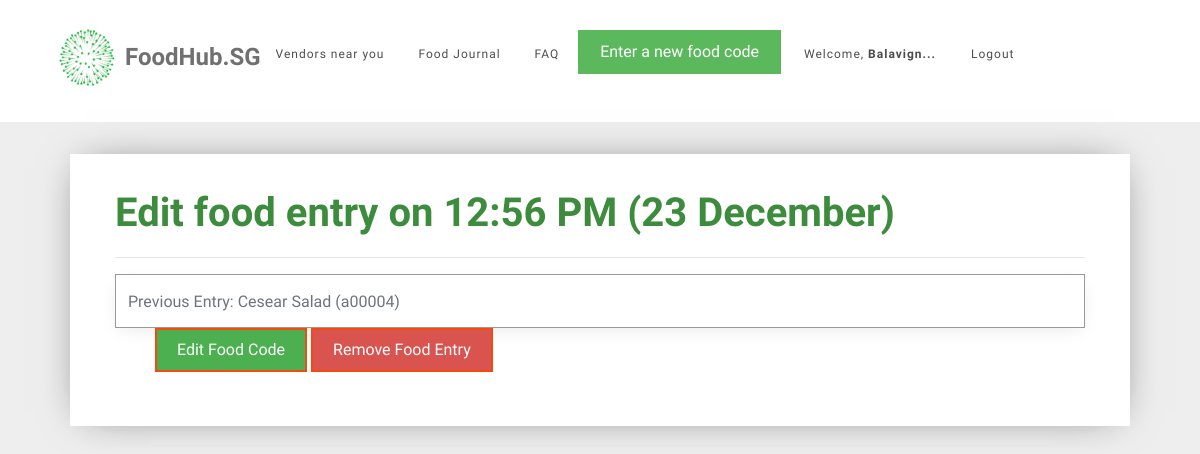
Screenshot of /2/edit_food (signed in) with the database file from the repository.
### tables this page shows
CREATE TABLE "food_entry" (
	`id`	INTEGER PRIMARY KEY AUTOINCREMENT,
	`creator_id`	INTEGER NOT NULL,
	`created`	TIMESTAMP NOT NULL DEFAULT (datetime('now','localtime')),
	`food_code`	VARCHAR ( 6 ) NOT NULL,
	`food_name`	TEXT NOT NULL,
	`calories`	INT NOT NULL,
	FOREIGN KEY(`creator_id`) REFERENCES `user`(`id`)
);

### foodhubsg/food.py (the view, shortened to what this page needs)
@bp.route('/<int:id>/edit_food', methods=('GET', 'POST'))
@login_required
def edit_food(id):
    db = get_db()
    food_entry = get_food_entry(id)
    old_food_name = food_entry['food_name']
    old_food_code = food_entry['food_code']
    return render_template('food/edit_food.html', food_entry=food_entry)

### foodhubsg/auth.py (called while the page is built)
def login_required(view):
    @functools.wraps(view)
    def wrapped_view(**kwargs):
        if g.user is None:
            return redirect(url_for('auth.login'))
        return view(**kwargs)
    return wrapped_view

@bp.before_app_request
def load_logged_in_user():
    user_id = session.get('user_id')
    if user_id is None:
        g.user = None
    else:
        g.user = get_db().execute(
            'SELECT * FROM user WHERE id = ?', (user_id,)
        ).fetchone()

### foodhubsg/db.py (called while the page is built)
def get_db():
    if 'db' not in g:
        g.db = sqlite3.connect(
            current_app.config['DATABASE'],
            detect_types=sqlite3.PARSE_DECLTYPES
        )
        g.db.row_factory = sqlite3.Row
    return g.db

### foodhubsg/food.py (called while the page is built)
def get_food_entry(id, check_user=True):
    db = get_db()
    food_entry = db.execute(
        'SELECT f.id, creator_id, food_name, created, calories, food_code, email'
        ' FROM food_entry f JOIN user u ON f.creator_id = u.id'
        ' WHERE f.id = ?',
        (id,),
    ).fetchone()
    if food_entry is None:
        abort(404, "That food entry (ID: {0}) doesn't exist".format(id))
    if check_user and food_entry['creator_id'] != g.user['id']:
        abort(403)
    return food_entry

### foodhubsg/templates/food/edit_food.html (shortened to what this page needs)
{% extends 'base.html' %}
{% block content %}
<div id="colorlib-container">
    <div class="container">
        <div class="box1">
        <div class="row row-pb-md">
            <div class="col-md-12">
                <form id="edit-food" action="" method="post">
                    <header id="summary-header">
                        <h1 class="font_color"><b>Edit food entry on {{ food_entry['created'].strftime('%I:%M %p (%d %B)') }}</b></h1>
                        <hr>
                    </header>
                    <input name="code" id="code" class="form-control" value="{{ request.form['code'] }}" placeholder="Previous Entry: {{ food_entry['food_name'] }} ({{ food_entry['food_code'] }})">
                    <div class="row form-group" id="register-button">
                        <input type="submit" value="Edit Food Code" name="action" class="btn btn-primary" style="background-color: #4CAF50;">
                        <input type="submit" value="Remove Food Entry" name="action" onclick="remove_confirm()" class="btn btn-primary" style="background-color: #d9534f;">
                    </div>
                </form>
            </div>
        </div>
        </div>
    </div>
</div>
{% endblock %}

### foodhubsg/static/css/style.css (style rules this page uses)
#register-button { padding-left: 55px; }
.box1 { background: #ffffff; padding: 20px; box-shadow: 0 0 40px -15px rgba(0,0,0,0.75); }
.font_color { color: #3d8b3d; }
h1, h2, h3, h4, h5, h6, figure { color: #707070; font-weight: 400; margin: 0 0 20px 0; }
#colorlib-container, #colorlib-instagram, #colorlib-about, #colorlib-contact, #colorlib-footer { padding: 2em 0; clear: both; }
.form-control { -webkit-box-shadow: none; -moz-box-shadow: none; -ms-box-shadow: none; -o-box-shadow: none; box-shadow: none; border: none; font-size: 16px !important; font-weight: 300; -webkit-border-radius: 0px; -moz-border-radius: 0px; -ms-border-radius: 0px; border-radius: 0px; }
.form-group { margin-bottom: 10px; }
.btn { margin-right: 4px; margin-bottom: 4px; font-size: 16px; font-weight: 400; -webkit-border-radius: 30px; -moz-border-radius: 30px; -ms-border-radius: 30px; border-radius: 30px; -webkit-transition: 0.5s; -o-transition: 0.5s; transition: 0.5s; padding: 8px 20px; }
.btn-primary { background: #F6490D; color: #fff; border: 2px solid #F6490D; }
.form-control { -webkit-box-shadow: none; box-shadow: none; background: transparent; border: 1px solid rgba(0, 0, 0, 0.1); height: 54px; font-size: 18px; font-weight: 300; }
.row-pb-md { padding: 2em !important; }
.btn-primary { border-radius: 0; }
.btn { border-radius: 0; }
.form-control { border-width: 0.2px; border-color: #999999; box-shadow: 0 5px 20px -5px rgba(0,0,0,0.1); }
.box1 { background: #ffffff; padding: 0.5em; margin-bottom: 3em; box-shadow: 0 0 40px -15px rgba(0,0,0,0.6); }
.row.row-pb-md { margin: -5px -10px 0 -10px; }
.container { padding-right: 2.5em; padding-left: 2.5em; }

### rows the page displays
food_entry: created "12:56 PM (23 December)", code "Previous Entry: Cesear Salad (a00004)"
